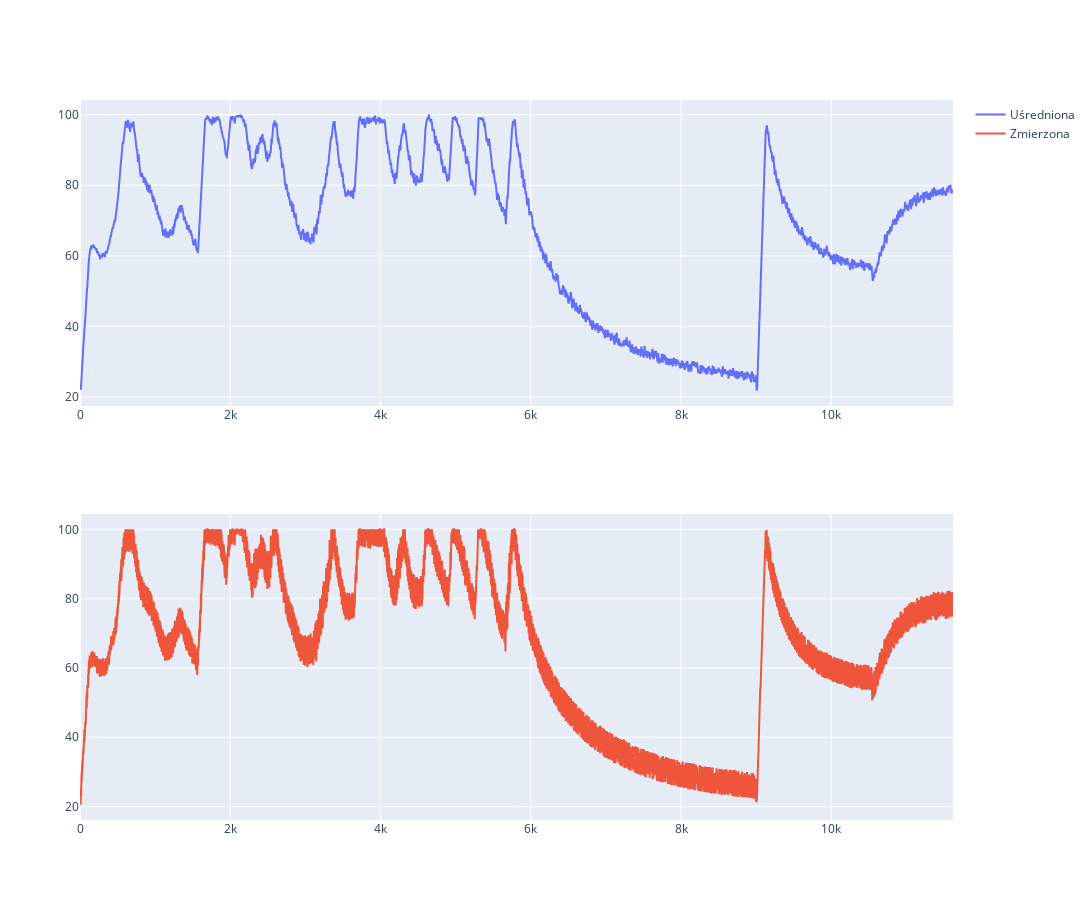

Notebook code cell kept with this figure:
### Code cell
fig = make_subplots(rows=2, cols = 1)

fig.add_trace(
    go.Scatter(y=train["smooth_temperature"], name="Uśredniona"), row=1, col=1
)

fig.add_trace(
    go.Scatter(y=train["temperature"], name="Zmierzona"), row=2, col=1
)

fig.update_layout(height=900, width=1100)
fig.show()

### Figure 1 — Plotly figure (JSON) as saved in the notebook; plotly's stock layout.template omitted (floating-point values rounded to 4 significant figures; data arrays with more than 128 entries replaced by an {"elided": "..."} marker saying what was removed)
{"data": [{"name": "Uśredniona", "type": "scatter", "xaxis": "x", "y": {"elided": "11621 float values"}, "yaxis": "y"}, {"name": "Zmierzona", "type": "scatter", "xaxis": "x2", "y": {"elided": "11621 float values"}, "yaxis": "y2"}], "layout": {"height": 900, "width": 1100, "xaxis": {"anchor": "y", "autorange": true, "domain": [0, 1], "range": [0, 11620]}, "xaxis2": {"anchor": "y2", "autorange": true, "domain": [0, 1], "range": [0, 11620]}, "yaxis": {"anchor": "x", "autorange": true, "domain": [0.575, 1], "range": [17.48, 104.2], "type": "linear"}, "yaxis2": {"anchor": "x2", "autorange": true, "domain": [0, 0.425], "range": [16.13, 104.4], "type": "linear"}}}
